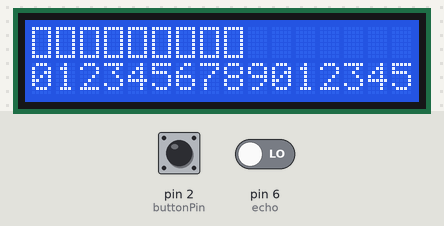
The sketch below on a simulated Arduino Uno, built with avr-gcc and run on an emulated ATmega328P. Shown: 16×2 character LCD. Inputs (shaded band) come from the test bench; at power-on: pin 2 (buttonPin) LOW, pin 6 (echo) LOW. Random numbers use the default seed unless the sketch sets one; what the sketch prints to the serial monitor is not drawn.

Above: at 1.2 s.
1.3 s: pin 2 (buttonPin) pulled HIGH for 3.2 s
At 3.9 s:
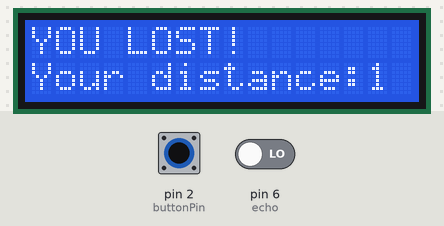
At 7.3 s:
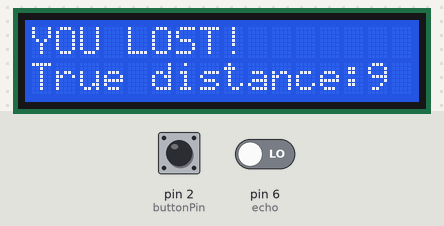
Timing chart, 0 to 8.8 s (numbered marks = the images above; inputs shaded):
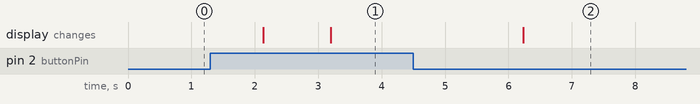

The sketch:

Game.ino
```cpp
#include <Wire.h>
#include <LiquidCrystal_I2C.h>

byte block[] = {
  B11111,
  B11111,
  B11111,
  B11111,
  B11111,
  B11111,
  B11111,
  B11111
};

byte rect[] = {
  B11111,
  B10001,
  B10001,
  B10001,
  B10001,
  B10001,
  B10001,
  B11111
};

LiquidCrystal_I2C lcd = LiquidCrystal_I2C(0x27, 16, 2);
int echo = 6;
int trigger = 7;
long entfernung = 0;
int display = 0;
int memory[20];
int j = 0;
int k = 0;
int randNum = 0;
const int buttonPin = 2;
void setup() {
  // put your setup code here, to run once:
  pinMode(buttonPin, INPUT);
  lcd.init();
  lcd.backlight();
  lcd.createChar(0, block);
  lcd.createChar(1, rect);
  long seed = analogRead(A0) + analogRead(A1) + analogRead(A3) + micros();
  randomSeed(seed);
  pinMode(trigger, OUTPUT);
  pinMode(echo, INPUT);
  Serial.begin(9600);
}

void loop() {
  lcd.clear();
  for (int l = 0; l < 10; l++){
    lcd.setCursor(l, 1);
    lcd.print(l);
  }
  for (int l = 0; l < 6; l++){
    lcd.setCursor(l + 10, 1);
    lcd.print(l);
  }

  randNum = round(random(0, 16)) + 1;
  Serial.println(randNum);
  for (int i = 0; i < randNum; i++) {
  lcd.setCursor(i, 0);
  lcd.write(1);
}
  memory[j] = randNum;
  delay(2000);
  k = 0;
  while(memory[k] != 0){

    Serial.println(memory[k]);
    lcd.clear();
    digitalWrite(trigger, 1);
    delay(10);
    digitalWrite(trigger, 0);
    entfernung = (pulseIn(echo, 1)/2) * 0.03432;
    display = round(entfernung/5) + 1;

    for (int l = 0; l < 10; l++){
    lcd.setCursor(l, 1);
    lcd.print(l);
  }
  for (int l = 0; l < 6; l++){
    lcd.setCursor(l + 10, 1);
    lcd.print(l);
  }

    Serial.print("Entfernung: ");
    Serial.println(entfernung);
    Serial.print("Display: ");
    Serial.println(display);
    if (display <= 16){
      for (int i = 0; i < display; i++) {
      lcd.setCursor(i, 0);
      lcd.write(block);
    }

    }
    if (digitalRead(buttonPin) == HIGH) {
      // turn LED on:
      if (display != memory[k]){
        while(true){
          lcd.clear();
          lcd.setCursor(0, 0);
          lcd.print("YOU LOST!");
          lcd.setCursor(0, 1);
          lcd.print("Your distance:");
          lcd.setCursor(14, 1);
          lcd.print(display);
          delay(3000);
          lcd.clear();
          lcd.clear();
          lcd.setCursor(0, 0);
          lcd.print("YOU LOST!");
          lcd.setCursor(0, 1);
          lcd.print("True distance:");
          lcd.setCursor(14, 1);
          lcd.print(memory[k]);
          delay(3000);
        }
      }else{
        lcd.clear();
        lcd.setCursor(0, 0);
        lcd.print("Correct!");
        delay(1000);
        k++;
      }
    }
    delay(100);

  }
  j++;


}
```
